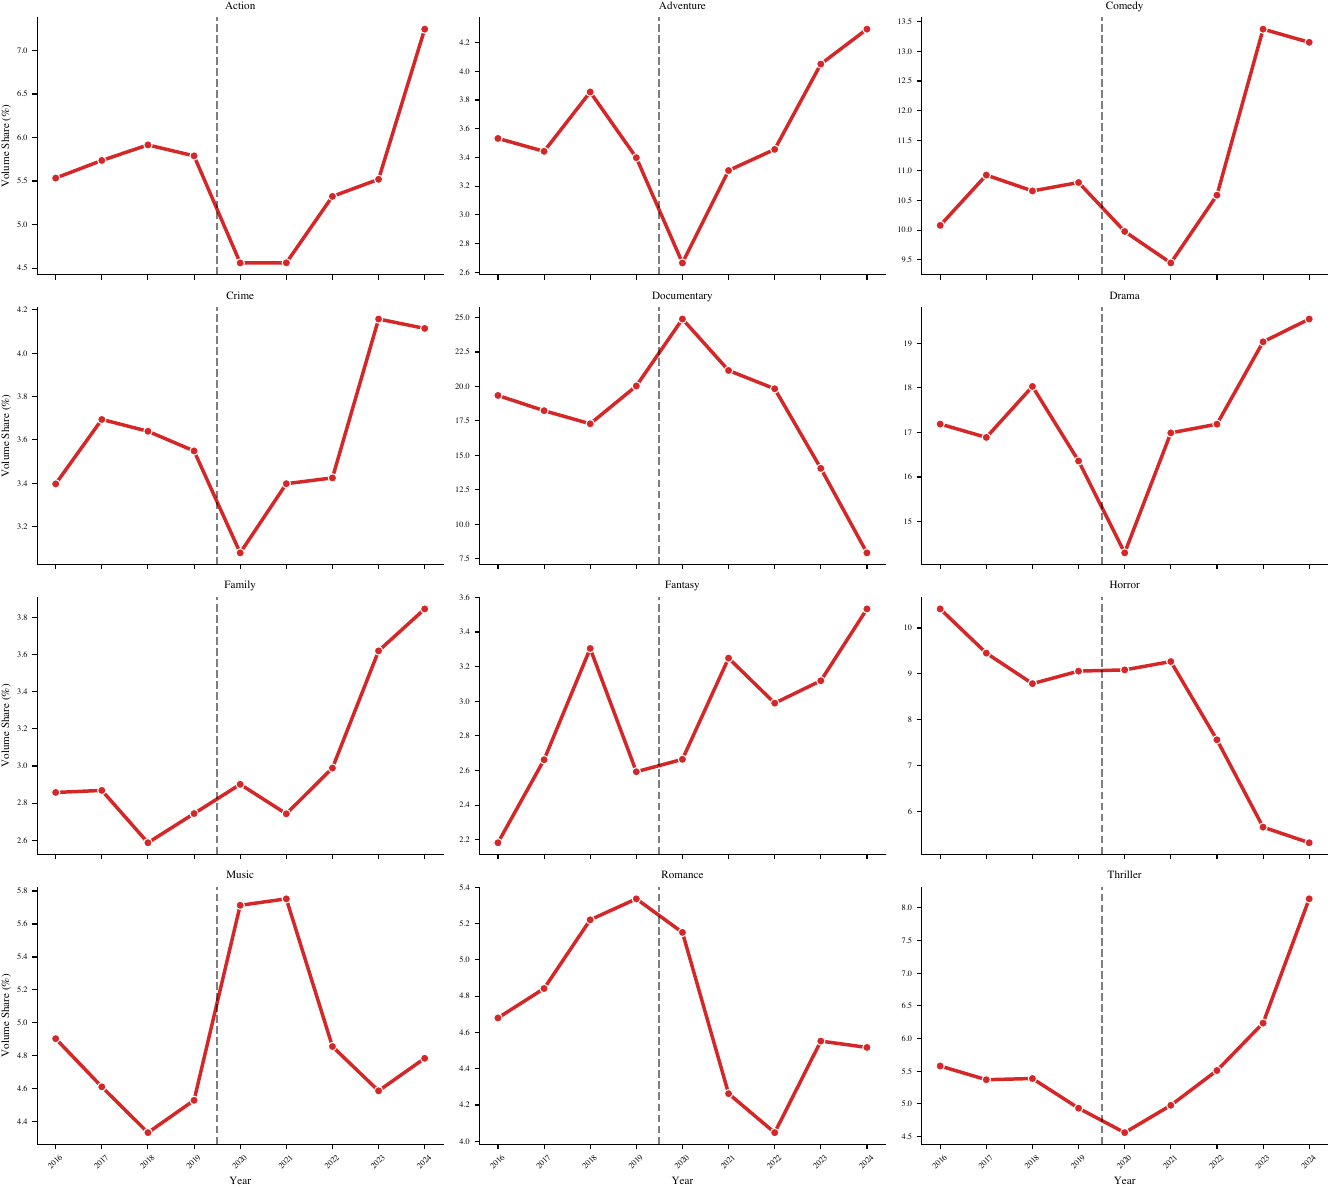

Write Python code to recreate this figure.
import pandas as pd
import matplotlib.pyplot as plt
import seaborn as sns
import json
import numpy as np
import os
import sys

sys.path.append(os.path.abspath(os.path.join(os.path.dirname(__file__), "../..")))
from utils.plotting_style import set_style

INPUT_FILE = os.path.join(
    os.path.dirname(__file__), "../../data/new_tmdb_movies_master.jsonl"
)
OUTPUT_FILE = os.path.join(os.path.dirname(__file__), "genre_volume_trend.pdf")


print("Loading data...")
data_list = []
if os.path.exists(INPUT_FILE):
    with open(INPUT_FILE, "r", encoding="utf-8") as f:
        for line in f:
            if line.strip():
                try:
                    data_list.append(json.loads(line))
                except:
                    continue
else:
    print(f"Error: {INPUT_FILE} not found.")
    exit(1)

df = pd.DataFrame(data_list)
df["release_date"] = pd.to_datetime(df["release_date"], errors="coerce")
df["year"] = df["release_date"].dt.year


df = df[(df["year"] >= 2016) & (df["year"] <= 2024)].copy()


genre_rows = []
for idx, row in df.iterrows():
    if not isinstance(row["genres"], list):
        continue

    for g in row["genres"]:
        genre_name = g["name"]
        if genre_name == "TV Movie":
            continue

        genre_rows.append({"year": row["year"], "genre": genre_name})

df_flat = pd.DataFrame(genre_rows)


grouped = df_flat.groupby(["year", "genre"]).size().reset_index(name="count")


year_totals = df_flat.groupby("year").size().reset_index(name="total_year_count")


merged = pd.merge(grouped, year_totals, on="year")
merged["volume_share"] = (merged["count"] / merged["total_year_count"]) * 100


total_vol_by_genre = df_flat.groupby("genre").size().sort_values(ascending=False)
top_genres = total_vol_by_genre.head(12).index.tolist()

plot_data = merged[merged["genre"].isin(top_genres)].copy()


print("Plotting...")

ncols = 3
nrows = (len(top_genres) // ncols) + (1 if len(top_genres) % ncols > 0 else 0)
set_style(column="full", nrows=nrows, ncols=ncols)

g = sns.FacetGrid(
    plot_data, col="genre", col_wrap=3, height=3, aspect=1.5, sharey=False
)

g.map(sns.lineplot, "year", "volume_share", linewidth=2.5, marker="o", color="#d62728")


for ax in g.axes.flat:
    ax.axvline(2019.5, color="black", linestyle="--", alpha=0.5, linewidth=1.5)
    ax.tick_params(axis="x", rotation=45)

g.set_titles("{col_name}")
g.set_axis_labels("Year", "Volume Share (%)")


plt.savefig(OUTPUT_FILE, dpi=300, bbox_inches="tight")
print(f"Saved {OUTPUT_FILE}")
